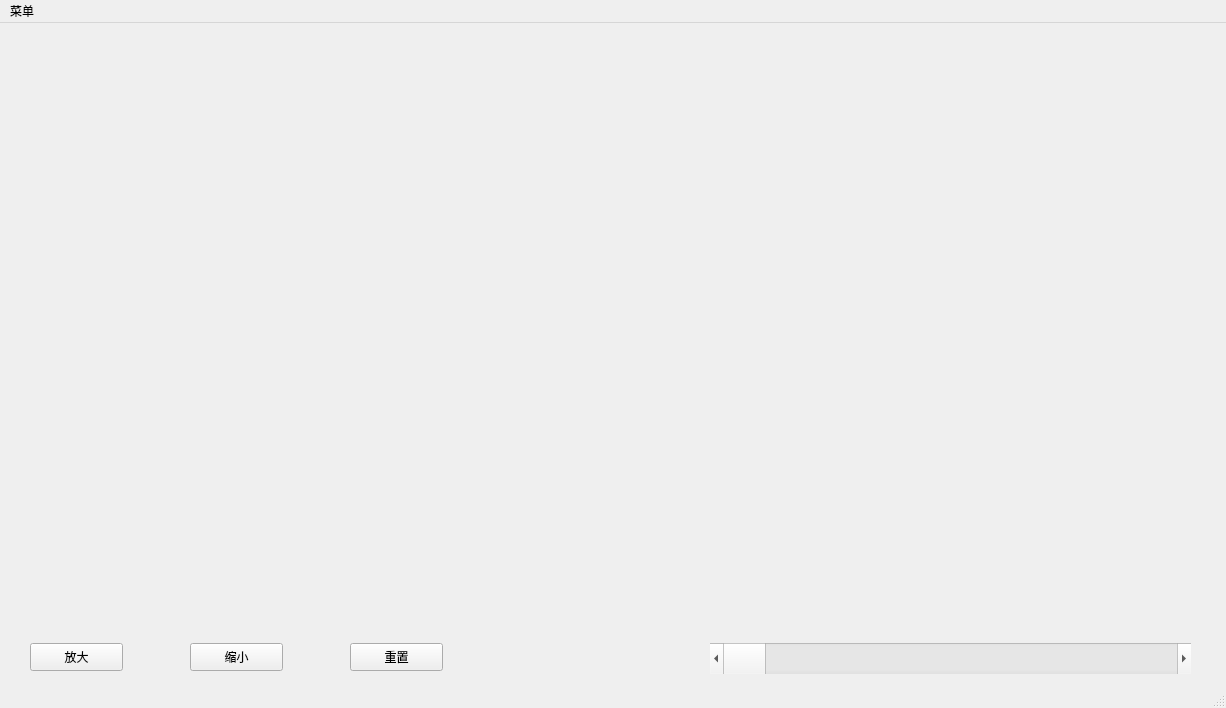
<?xml version="1.0" encoding="UTF-8"?>
<ui version="4.0">
 <class>Period</class>
 <widget class="QMainWindow" name="Period">
  <property name="geometry">
   <rect>
    <x>0</x>
    <y>0</y>
    <width>1226</width>
    <height>708</height>
   </rect>
  </property>
  <property name="windowTitle">
   <string>MainWindow</string>
  </property>
  <widget class="QWidget" name="centralwidget">
   <widget class="QPushButton" name="reset_but">
    <property name="geometry">
     <rect>
      <x>350</x>
      <y>620</y>
      <width>93</width>
      <height>28</height>
     </rect>
    </property>
    <property name="text">
     <string>重置</string>
    </property>
   </widget>
   <widget class="QScrollBar" name="horizontalScrollBar">
    <property name="geometry">
     <rect>
      <x>710</x>
      <y>620</y>
      <width>481</width>
      <height>31</height>
     </rect>
    </property>
    <property name="orientation">
     <enum>Qt::Horizontal</enum>
    </property>
   </widget>
   <widget class="QPushButton" name="zoomOut_but">
    <property name="geometry">
     <rect>
      <x>190</x>
      <y>620</y>
      <width>93</width>
      <height>28</height>
     </rect>
    </property>
    <property name="text">
     <string>缩小</string>
    </property>
   </widget>
   <widget class="QPushButton" name="zoomIn_but">
    <property name="geometry">
     <rect>
      <x>30</x>
      <y>620</y>
      <width>93</width>
      <height>28</height>
     </rect>
    </property>
    <property name="text">
     <string>放大</string>
    </property>
   </widget>
   <widget class="QWidget" name="period_wid" native="true">
    <property name="geometry">
     <rect>
      <x>10</x>
      <y>10</y>
      <width>1201</width>
      <height>591</height>
     </rect>
    </property>
   </widget>
  </widget>
  <widget class="QMenuBar" name="menubar">
   <property name="geometry">
    <rect>
     <x>0</x>
     <y>0</y>
     <width>1226</width>
     <height>26</height>
    </rect>
   </property>
   <widget class="QMenu" name="menucaidan">
    <property name="title">
     <string>菜单</string>
    </property>
    <addaction name="action"/>
   </widget>
   <addaction name="menucaidan"/>
  </widget>
  <widget class="QStatusBar" name="statusbar"/>
  <action name="action">
   <property name="text">
    <string>窗口信息</string>
   </property>
  </action>
 </widget>
 <resources/>
 <connections/>
</ui>
